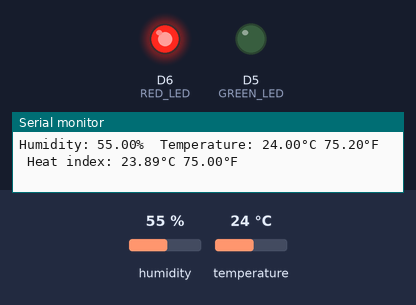
The sketch below on a simulated ESP8266 (NodeMCU). On the bench: output pins drawn as LEDs (lit = HIGH), the last lines printed to the serial monitor. The test bench sets the inputs (shaded band); at power-on: temperature 24 °C, humidity 55 %.

Above: at 4.8 s.
4.9 s: temperature set to 28 °C
7.9 s: temperature set to 31 °C
At 8.5 s:
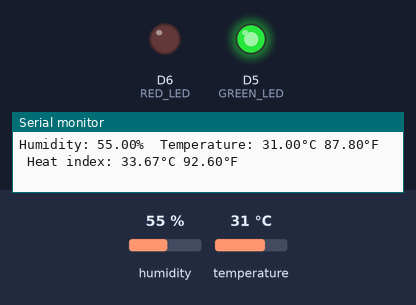
10.9 s: temperature set to 12 °C
At 13.3 s:
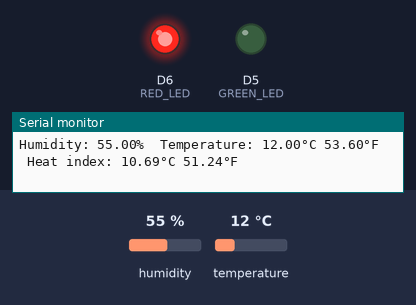
13.9 s: temperature set to 33 °C
At 14.6 s:
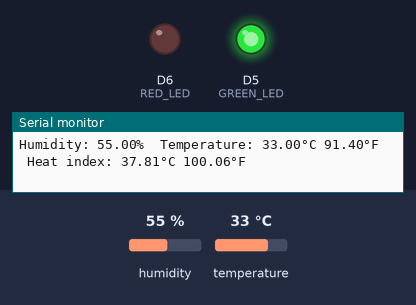
Timing chart, 0 to 16.9 s (numbered marks = the images above; inputs shaded):
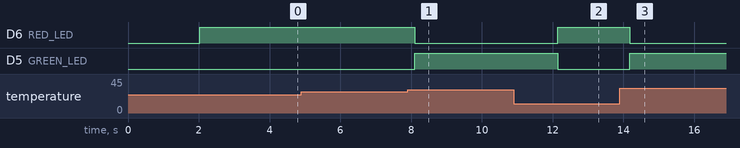

The sketch:

dht2.ino
```cpp
#include <Arduino.h>
#include <DHT.h>

#define DHTTYPE DHT11
#define RED_LED D6   //led warna merah
#define GREEN_LED D5 //led warna hijau
//#define BRO_LED D6 //led warna hijau

DHT dht(D4, DHTTYPE);

void setup()
{
  // put your setup code here, to run once:
  dht.begin();
  Serial.begin(115200);
  pinMode(RED_LED, OUTPUT); //atur pin-pin digital sebagai output
  pinMode(GREEN_LED, OUTPUT);

  Serial.println("Menggunakan DHT11");
}

void loop()
{
  delay(2000);
  float h = dht.readHumidity();
  float t = dht.readTemperature();
  float f = dht.readTemperature(true);

  if (isnan(h) and isnan(t) and isnan(f))
  {
    Serial.println("Failed to read from DHT sensor!");
    return;
  }

  float hif = dht.computeHeatIndex(f, h);
  float hic = dht.computeHeatIndex(t, h, false);

  Serial.print(F("Humidity: "));
  Serial.print(h);
  Serial.print(F("%  Temperature: "));
  Serial.print(t);
  Serial.print(F("°C "));
  Serial.print(f);
  Serial.print(F("°F  Heat index: "));
  Serial.print(hic);
  Serial.print(F("°C "));
  Serial.print(hif);
  Serial.println(F("°F"));

 if (t <= 29.00)
  {
    digitalWrite(RED_LED, HIGH);
    digitalWrite(GREEN_LED, LOW);
  }
  else if (t > 29.00 && t < 30.00)
  {
    digitalWrite(GREEN_LED, HIGH);
    digitalWrite(RED_LED, LOW);
  }
  else
  {
    digitalWrite(RED_LED, LOW);
    digitalWrite(GREEN_LED, HIGH);
  }
}
```

Measured:
- the behaviour switches between 29 and 30 °C on temperature (found by bisection; images 0 and 1)
- after the input at 7.9 s, D6 (RED_LED): HIGH → LOW after 0.20 s; D5 (GREEN_LED): LOW → HIGH after 0.20 s
- after the input at 10.9 s, D6 (RED_LED): LOW → HIGH after 1.2 s; D5 (GREEN_LED): HIGH → LOW after 1.2 s
- after the input at 13.9 s, D6 (RED_LED): HIGH → LOW after 0.27 s; D5 (GREEN_LED): LOW → HIGH after 0.27 s
